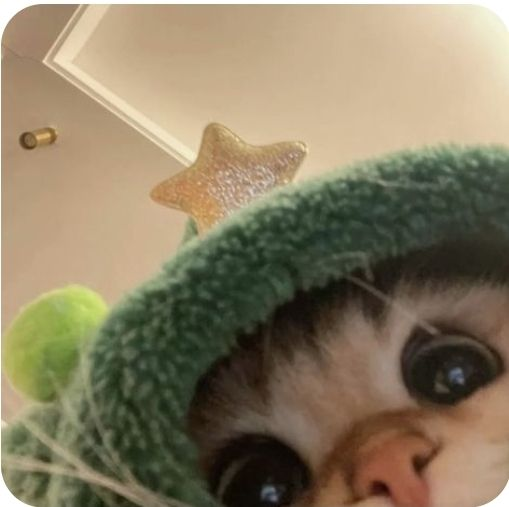
#> input picture sample img.jpg, 509 x 507 px, found by its file name
$ python practice_2.py
#> lines starting #> are read from the running program, lines starting #| are printed output that depends on the picture; after the words box and inside, x2 and y2 are one past the last pixel; in counts of white or black regions, pixels touching at a corner belong together
#shapes and arrays of image
import cv2
import random
#Accesing the pixels
img=cv2.imread('C:/Users/Ayushi/OneDrive/Desktop/my learning/open cv/sample img.jpg',1)
#> img is the input picture: shape (507, 509, 3); mean B, G, R 98.6, 125, 137.8
print(img[0][67]) #accesing the pixel with 0th row
#| [255 254 255]
print(img.shape) #(row,column,channels)
#| (507, 509, 3)

#changing pixel colors
'''for i in range(100): #100 rows
    for j in range(img.shape[1]):#shape of columns
        img[i][j]=[random.randint(0,255),random.randint(0,255),random.randint(0,255)]

'''
#copying a part of image and pasting it somewhere else:
part_cut=img[250:400,250:400]
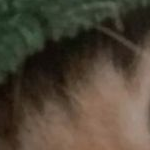
#> part_cut: shape (150, 150, 3); mean B, G, R 54.5, 69, 78.8
img[150:300,150:300]=part_cut
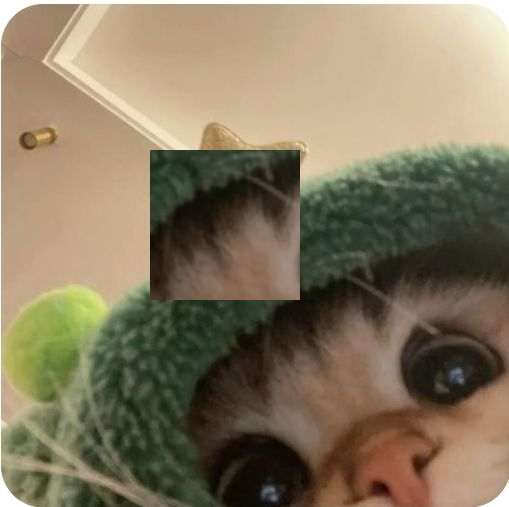
#> img: shape (507, 509, 3); 8.72% of pixels changed, all inside (x1, y1, x2, y2) = (150, 150, 300, 300)

cv2.imshow('Display window',img)
cv2.waitKey(0)
cv2.destroyAllWindows()
